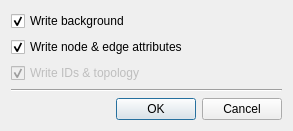
<?xml version="1.0" encoding="UTF-8"?>
<ui version="4.0">
 <class>CDOTExportDialog</class>
 <widget class="QDialog" name="CDOTExportDialog">
  <property name="geometry">
   <rect>
    <x>0</x>
    <y>0</y>
    <width>293</width>
    <height>119</height>
   </rect>
  </property>
  <property name="windowTitle">
   <string>Export to DOT</string>
  </property>
  <layout class="QVBoxLayout" name="verticalLayout">
   <item>
    <widget class="QCheckBox" name="WriteBackground">
     <property name="text">
      <string>Write background</string>
     </property>
     <property name="checked">
      <bool>true</bool>
     </property>
    </widget>
   </item>
   <item>
    <widget class="QCheckBox" name="WriteAttributes">
     <property name="text">
      <string>Write node &amp;&amp; edge attributes</string>
     </property>
     <property name="checked">
      <bool>true</bool>
     </property>
    </widget>
   </item>
   <item>
    <widget class="QCheckBox" name="WriteDefaults">
     <property name="enabled">
      <bool>false</bool>
     </property>
     <property name="text">
      <string>Write IDs &amp;&amp; topology</string>
     </property>
     <property name="checkable">
      <bool>true</bool>
     </property>
     <property name="checked">
      <bool>true</bool>
     </property>
    </widget>
   </item>
   <item>
    <widget class="Line" name="line">
     <property name="orientation">
      <enum>Qt::Horizontal</enum>
     </property>
    </widget>
   </item>
   <item>
    <widget class="QDialogButtonBox" name="ButtonBox">
     <property name="orientation">
      <enum>Qt::Horizontal</enum>
     </property>
     <property name="standardButtons">
      <set>QDialogButtonBox::Cancel|QDialogButtonBox::Ok</set>
     </property>
    </widget>
   </item>
  </layout>
 </widget>
 <resources/>
 <connections>
  <connection>
   <sender>ButtonBox</sender>
   <signal>accepted()</signal>
   <receiver>CDOTExportDialog</receiver>
   <slot>accept()</slot>
   <hints>
    <hint type="sourcelabel">
     <x>248</x>
     <y>254</y>
    </hint>
    <hint type="destinationlabel">
     <x>157</x>
     <y>274</y>
    </hint>
   </hints>
  </connection>
  <connection>
   <sender>ButtonBox</sender>
   <signal>rejected()</signal>
   <receiver>CDOTExportDialog</receiver>
   <slot>reject()</slot>
   <hints>
    <hint type="sourcelabel">
     <x>316</x>
     <y>260</y>
    </hint>
    <hint type="destinationlabel">
     <x>286</x>
     <y>274</y>
    </hint>
   </hints>
  </connection>
 </connections>
</ui>
